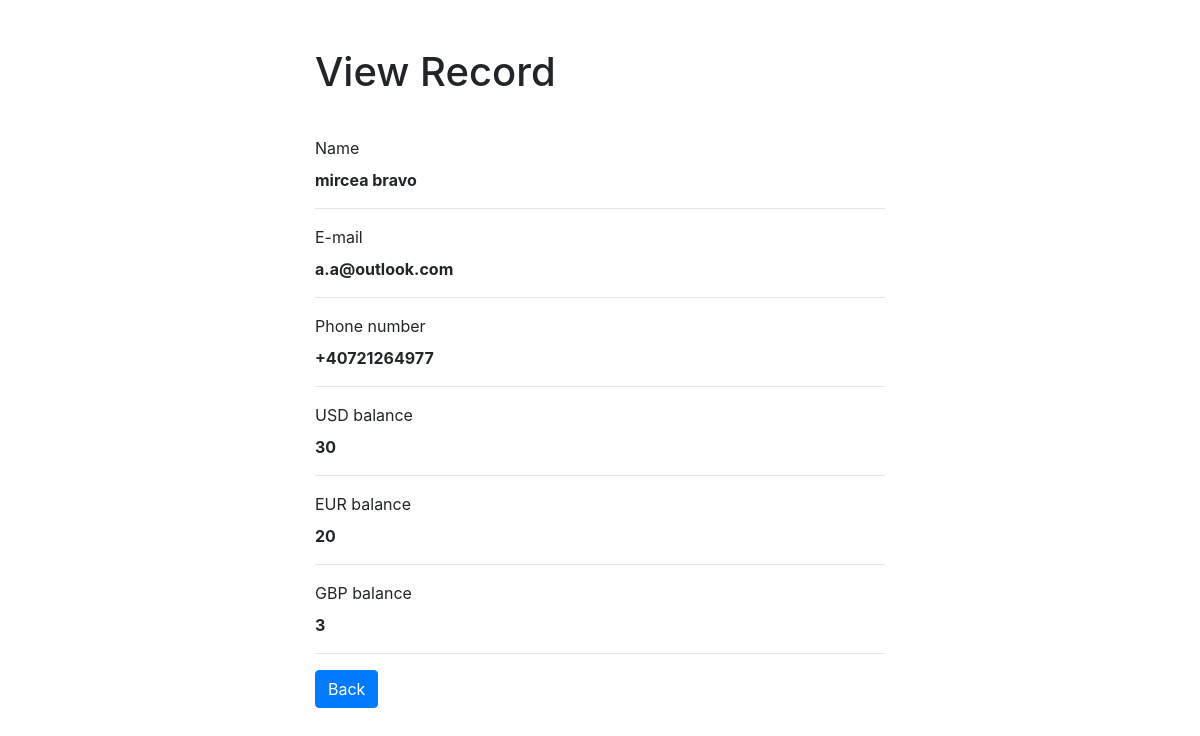
Screenshot of /read.php?id=1 with the database file from the repository.
### tables this page shows
CREATE TABLE `users` (
  `uid` bigint(20) NOT NULL,
  `name` varchar(255) NOT NULL,
  `email` varchar(255) NOT NULL,
  `mobile` varchar(255) NOT NULL,
  `password` varchar(255) NOT NULL,
  `USD` int(11) DEFAULT 0,
  `EUR` int(11) DEFAULT 0,
  `GBP` int(11) DEFAULT NULL,
  `admin` varchar(30) DEFAULT NULL
);

### read.php (the view, shortened to what this page needs)
<?php
if(isset($_GET["id"]) && !empty(trim($_GET["id"]))){
    require_once "config.php";
    $sql = "SELECT * FROM users WHERE uid = ?";
    if($stmt = $mysqli->prepare($sql)){
        $stmt->bind_param("i", $param_id);
        if($stmt->execute()){
            $result = $stmt->get_result();
            if($result->num_rows == 1){
                $row = $result->fetch_array(MYSQLI_ASSOC);
                $name = $row["name"];
                $email = $row["email"];
                $mobile = $row["mobile"];
                $usd = $row["USD"];
                $eur = $row["EUR"];
                $yen = $row["GBP"];
            } else{
                header("location: error.php");
                exit();
            }
        } else{
            echo "Oops! Something went wrong. Please try again later.";
        }
    }
} else{
    header("location: error.php");
    exit();
}
?>
<!DOCTYPE html>
<html lang="en">
<head>
    <link rel="stylesheet" href="https://stackpath.bootstrapcdn.com/bootstrap/4.5.2/css/bootstrap.min.css">
</head>
<body>
    <div class="wrapper">
        <div class="container-fluid">
            <div class="row">
                <div class="col-md-12">
                    <h1 class="mt-5 mb-3">View Record</h1>
                    <br>
                    <div class="form-group">
                        <label>Name</label>
                        <p><b><?php echo $name; ?></b></p>
                    </div>
                    <hr>
                    <div class="form-group">
                        <label>E-mail</label>
                        <p><b><?php echo $email; ?></b></p>
                    </div>
                    <hr>
                    <div class="form-group">
                        <label>Phone number</label>
                        <p><b><?php echo $mobile; ?></b></p>
                    </div>
                    <hr>
                    <div class="form-group">
                        <label>USD balance</label>
                        <p><b><?php echo $usd; ?></b></p>
                    </div>
                    <hr>
                    <div class="form-group">
                        <label>EUR balance</label>
                        <p><b><?php echo $eur; ?></b></p>
                    </div>
                    <hr>
                    <div class="form-group">
                        <label>GBP balance</label>
                        <p><b><?php echo $yen; ?></b></p>
                    </div>
                    <hr>
                    <p><a href="admin_panel.php" class="btn btn-primary">Back</a></p>
                </div>
            </div>
        </div>
    </div>
</body>
</html>

### read.php (style rules this page uses)
.wrapper { width: 600px; margin: 0 auto; }

### rows the page displays
users: name "mircea bravo", email "a.a@outlook.com", mobile "+40721264977", USD "30", EUR "20", GBP "3"
